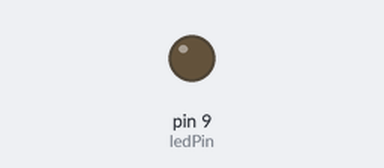
A sketch run on a simulated Arduino Uno, built with avr-gcc and run on an emulated ATmega328P. Parts: output pins drawn as LEDs (lit = HIGH).

Above: at 0.05 s.
At 0.7 s:
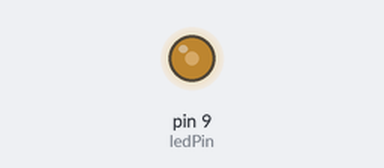
At 1.4 s:
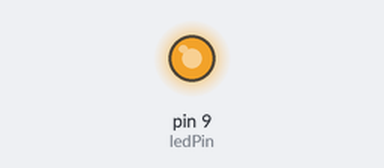
At 2.8 s:
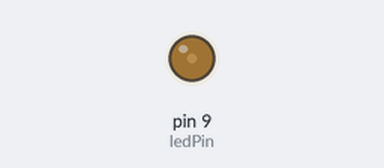
Timing chart, 0 to 7.0 s (numbered marks = the images above):
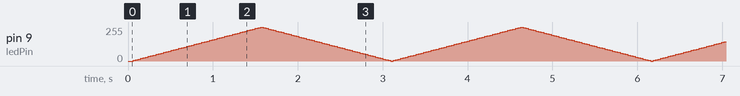

The sketch:

problema4.ino
```cpp
const int ledPin = 9;

int brightness = 0;
int fadeAmount = 5;

unsigned long previousMillis = 0;
unsigned long interval = 30;

void setup() {
  Serial.begin(9600);
  pinMode(ledPin, OUTPUT);
}

void loop() {
  if (Serial.available() > 0) {
    int viteza = Serial.parseInt();
    while (Serial.read() >= 0);

    if (viteza > 0) {
      interval = 300 / viteza;
      if (interval < 1) {
        interval = 1;
      }
    }
  }

  unsigned long currentMillis = millis();

  if (currentMillis - previousMillis >= interval) {
    previousMillis = currentMillis;

    analogWrite(ledPin, brightness);
    brightness = brightness + fadeAmount;

    if (brightness <= 0 || brightness >= 255) {
      fadeAmount = -fadeAmount;
    }
  }
}
```
